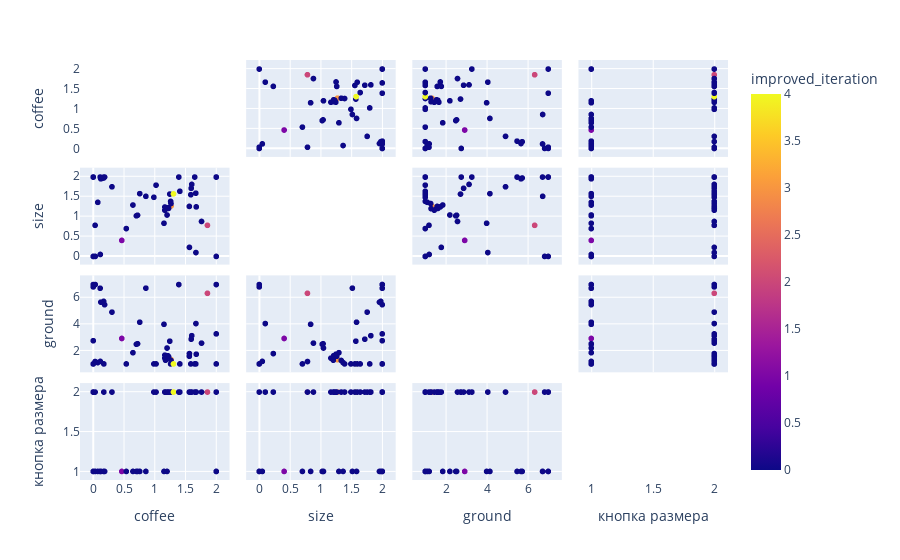

Notebook source saved alongside this figure:
### Code cell
import plotly.express as px

fig = px.scatter_matrix(
    steps_df,
    dimensions=steps_df.columns[:-1],
    color="improved_iteration"
)
fig.update_traces(diagonal_visible=False)
fig.show()

### Figure 1 — Plotly figure (JSON) as saved in the notebook; plotly's stock layout.template omitted (floating-point values rounded to 4 significant figures)
{"data": [{"diagonal": {"visible": false}, "dimensions": [{"axis": {"matches": true}, "label": "coffee", "values": [0.4639, 0.7011, 1.857, 1.67, 1.564, 0.8555, 1.266, 1.15, 0.1688, 0.3043, 1.264, 1.258, 1.2, 1.225, 1.214, 1.165, 1.211, 1.175, 0.1845, 1.186, 0.1234, 1.164, 1.213, 0.7197, 2.0, 0.0, 2.0, 0.0, 0.0, 0.172, 0.02989, 0.0, 0.7562, 0.1123, 0.0, 2.0, 0.03181, 1.244, 1.305, 1.675, 1.761, 1.562, 1.602, 0.07334, 1.391, 0.6455, 1.592, 1.587, 1.65, 1.021, 1.408, 0.9858, 0.5369, 0.1149, 1.668]}, {"axis": {"matches": true}, "label": "size", "values": [0.4042, 1.023, 0.7836, 0.09786, 0.2285, 1.514, 1.272, 0.8352, 1.976, 1.755, 1.333, 1.388, 1.044, 1.21, 1.227, 1.245, 1.211, 1.204, 2.0, 1.21, 1.955, 1.165, 1.214, 1.038, 2.0, 0.0, 2.0, 0.0, 2.0, 2.0, 0.7843, 2.0, 1.582, 2.0, 2.0, 0.0, 0.0, 1.571, 1.575, 1.249, 0.8808, 1.26, 1.815, 1.363, 2.0, 1.295, 1.717, 1.555, 2.0, 1.796, 1.642, 1.491, 0.7016, 0.04978, 1.593]}, {"axis": {"matches": true}, "label": "ground", "values": [2.924, 2.489, 6.338, 4.052, 1.781, 6.727, 1.324, 3.994, 5.729, 4.916, 1.261, 1.004, 2.201, 1.554, 1.612, 1.665, 1.612, 1.283, 5.479, 1.62, 5.671, 1.44, 1.592, 2.527, 7.0, 6.823, 3.273, 1.0, 7.0, 1.0, 1.182, 2.756, 4.153, 6.722, 1.0, 1.0, 7.0, 2.72, 1.0, 1.735, 2.574, 1.582, 3.135, 1.101, 7.0, 1.852, 2.87, 1.0, 1.0, 1.0, 1.0, 1.0, 1.0, 1.191, 1.0]}, {"axis": {"matches": true}, "label": "кнопка размера", "values": [1, 1, 2, 2, 2, 1, 2, 1, 1, 2, 2, 2, 1, 2, 2, 2, 2, 2, 1, 2, 1, 2, 2, 1, 1, 2, 2, 1, 2, 2, 2, 2, 1, 1, 1, 1, 1, 2, 2, 2, 2, 2, 2, 1, 2, 1, 2, 2, 2, 2, 2, 2, 1, 1, 2]}], "hovertemplate": "%{xaxis.title.text}=%{x}<br>%{yaxis.title.text}=%{y}<br>improved_iteration=%{marker.color}<extra></extra>", "legendgroup": "", "marker": {"color": [1, 0, 2, 0, 0, 0, 3, 0, 0, 0, 0, 0, 0, 0, 0, 0, 0, 0, 0, 0, 0, 0, 0, 0, 0, 0, 0, 0, 0, 0, 0, 0, 0, 0, 0, 0, 0, 0, 4, 0, 0, 0, 0, 0, 0, 0, 0, 0, 0, 0, 0, 0, 0, 0, 0], "coloraxis": "coloraxis", "symbol": "circle"}, "name": "", "showlegend": false, "type": "splom"}], "layout": {"coloraxis": {"colorbar": {"title": {"text": "improved_iteration"}}, "colorscale": [[0.0, "#0d0887"], [0.1111, "#46039f"], [0.2222, "#7201a8"], [0.3333, "#9c179e"], [0.4444, "#bd3786"], [0.5556, "#d8576b"], [0.6667, "#ed7953"], [0.7778, "#fb9f3a"], [0.8889, "#fdca26"], [1.0, "#f0f921"]]}, "dragmode": "select", "legend": {"tracegroupgap": 0}, "margin": {"t": 60}}}
